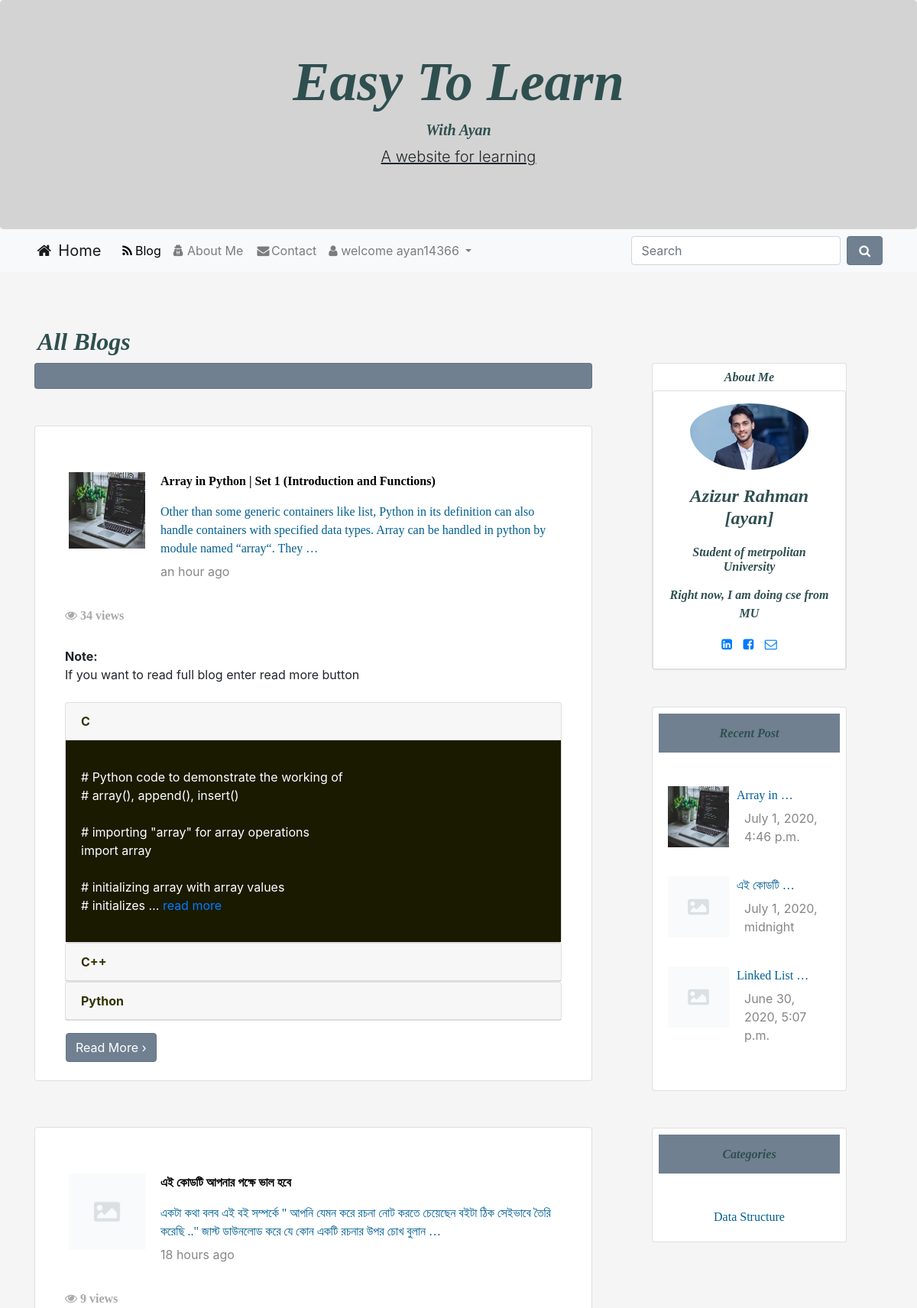
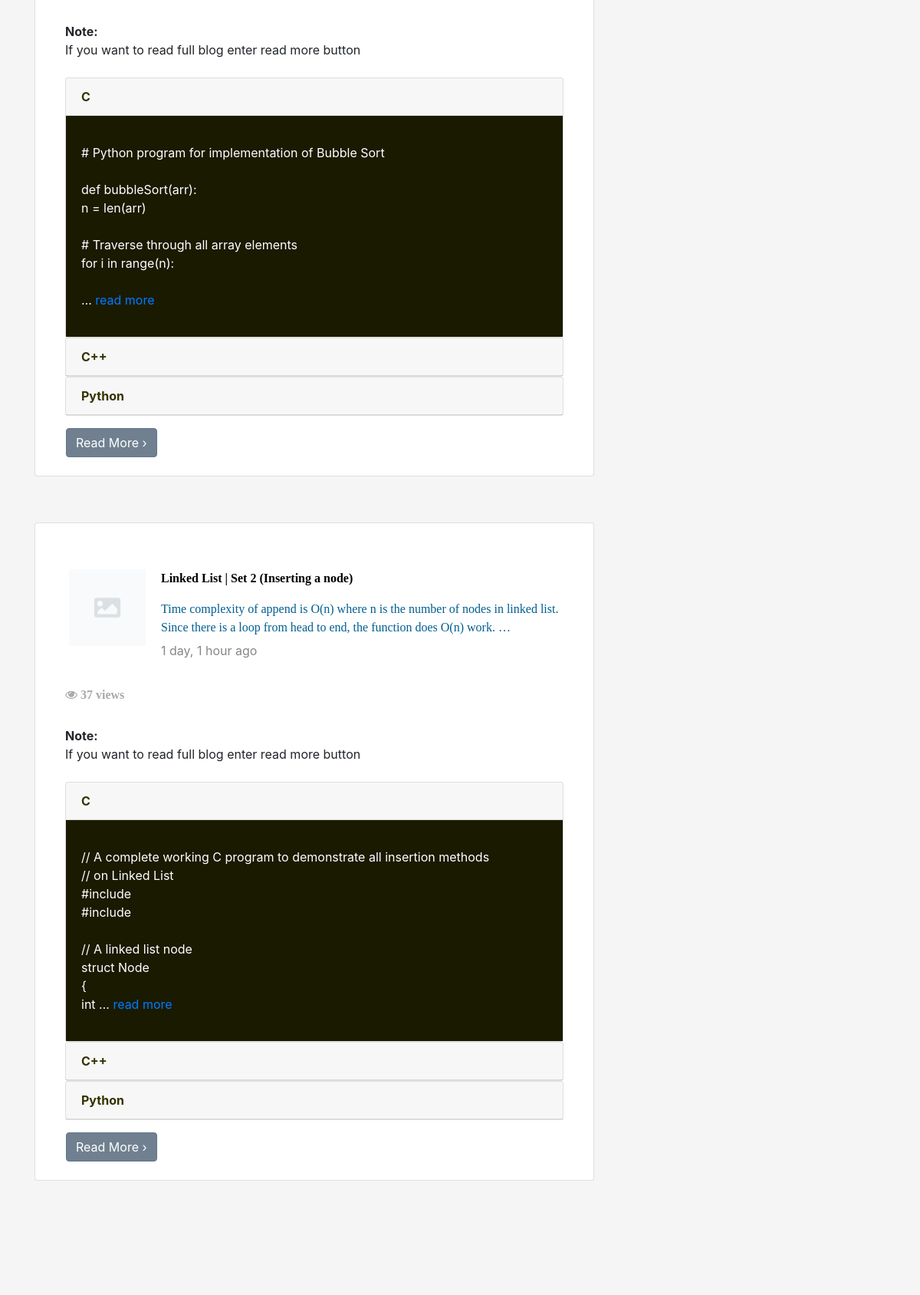
The app's page /blog/ (signed in, upper part) with its own data (2 pictures, top to bottom).
### user/models.py (models this page shows, shortened)
class Account(AbstractBaseUser):
	email 					= models.EmailField(verbose_name="email", max_length=60, unique=True)
	username 				= models.CharField(max_length=30, unique=True)
	date_joined				= models.DateTimeField(verbose_name='date joined', auto_now_add=True)
	last_login				= models.DateTimeField(verbose_name='last login', auto_now=True)
	is_admin				= models.BooleanField(default=False)
	is_active				= models.BooleanField(default=True)
	is_staff				= models.BooleanField(default=False)
	is_superuser			= models.BooleanField(default=False)
	USERNAME_FIELD = 'email'
	REQUIRED_FIELDS = ['username']
	objects = MyAccountManager()

### home/models.py (models this page shows, shortened)
class Post(models.Model):
    category = models.ForeignKey(Category, on_delete=models.CASCADE)
    postAuthor = models.CharField(max_length=200)
    postId = models.AutoField(primary_key=True, auto_created=True)
    postTitle = models.CharField(max_length=200)
    postTimeDate = models.DateTimeField(auto_now_add=True, auto_now=False, blank=True)
    postInC = models.TextField()
    postInCplus = models.TextField()
    postInPython = models.TextField()
    postDescriptions = models.TextField()
    postUrl = models.TextField(blank=True)
    postImage = models.ImageField(blank=True, null=True)
    views = models.IntegerField(default=0)
    cat_search=models.CharField(max_length=200, null=False)
    def get_photo_url(self):
        if self.postImage and hasattr(self.postImage, 'url'):
            return self.postImage.url
        else:
            return "/static/no.png"

class Category(models.Model):
    category = models.CharField(max_length=200, primary_key=True)

### home/views.py (the view)
# urls.py: path('blog/', views.blog, name='blog'),
def blog(request):
    Posts = Post.objects.all().order_by('-postTimeDate')
    paginator = Paginator(Posts, 4)
    page = request.GET.get('page')
    Recent = Post.objects.all().order_by('-postTimeDate')[0:3]
    Posts = paginator.get_page(page)
    cat = Category.objects.all()[0:3]
    context = {'Posts': Posts,
               'RecentPost': Recent,
               'Categories': cat,}
    return render(request, 'blog.html', context)

### templates/blog.html (shortened to what this page needs)
{% extends 'base.html' %}
{% load static %}
{% load humanize %}
{% block  blogActive %}active{% endblock blogActive %}
 {% block body %}
<div class="row ml-1 mb-1">
    <h2 class="mb-1"  id="heading">All Blogs</h2>
</div>
    <div class="row">
   <div class="col-sm-8">
   <div class="card p-3 mb-5" style="background-color:#708090;"></div>
    {% for post in Posts %}
     <div class="card pt-4 pl-4 pb-4 pr-4">
                    <div class="card-body">
                        <div class="mt-3">
                            <img style="float:left;" class="d-inline-block" src="{{ post.get_photo_url }}" height=100;
                                width=100; alt="abc">
                            <a href="{% url 'readMore' post.postId %}">
                                  <p  style="margin-left:120px; "margin-bottom:20px;" id="ph">
                                    {{ post.postTitle |truncatewords:10 }}
                                </p>
                                <p  style="margin-left:120px;" class="text-style">
                                    {{ post.postDescriptions |truncatewords:30 }}
                                </p>
                            </a>
                            <p style="margin-left:120px; margin-top:-10px;" class="description">{{ post.postTimeDate | naturaltime }}</p>
                        </div>
                    </div>
           <div class="container">
           <h6 id="views"><i class="fa fa-eye" aria-hidden="true"></i> {{ post.views }} views</h6><br>
   <p class="post d-inline "><strong>Note: </strong> <br>If you want to read full blog enter read more button<br></p><br>
  <div id="accordion">
    <div class="card">
      <div class="card-header">
        <a style="font-weight:bold; color:#333300" class="card-link" data-toggle="collapse" href="#ayan{{post.postId}}1">
          C
        </a>
      </div>
      <div id="ayan{{post.postId}}1" class="collapse show" data-parent="#accordion">
        <div class="card-body" style=" background-color:#1a1a00; color:white;">
        <p class="post">{{ post.postInC | safe | linebreaks  | truncatewords:30  }}<a href="{% url 'readMore' post.postId%}"> read more</a></p>
        </div>
      </div>
    </div>
    <div class="card">
      <div class="card-header">
        <a style="font-weight:bold; color:#333300" class="collapsed card-link" data-toggle="collapse" href="#ayan{{post.postId}}2">
        C++
      </a>
      </div>
    </div>
    <div class="card">
      <div class="card-header">
        <a style="font-weight:bold; color:#333300"  class="collapsed card-link" data-toggle="collapse" href="#ayan{{post.postId}}3">
          Python
        </a>
      </div>
    </div>
  </div>
</div>
                    <a class="ml-3 mt-3" href="{% url 'readMore' post.postId%}"> <span class="btn btn-success">Read More &rsaquo;</span></a>
        </div>
{% endfor %}
       </div>
        <div class="col-sm-3 ml-lg-5" >
      <div class="card text-center ">
                    <h6 id="heading" class="mt-2">About Me</h6>
<div class="card card-cascade">
  <div class="view view-cascade overlay">
    <img class="card-img-top rounded-circle pl-5 pr-5 pt-3" src="{% static 'aya.jpeg' %}" alt="Card image cap">
  </div>
  <div class="card-body card-body-cascade text-center">
    <h4 class="card-title" id="heading" ><strong>Azizur Rahman [ayan]</strong></h4>
    <h6 class="font-weight-bold indigo-text py-2" id="heading" >Student of metrpolitan University</h6>
    <p class="card-text" id="heading" >Right now, I am doing cse from MU
    </p>
    <a href="https://www.linkedin.com/in/azizur-rahman-720636165"  class="btn-floating btn-small btn-fb"><i class="fa fa-linkedin-square

"></i></a>
    <a href="https://www.facebook.com/imayanchy/" class="btn-floating btn-small btn-tw" style="padding:10px;"><i class="fa fa-facebook-square

"></i></a>
    <a href="mailto:aaziz9642@gmail.com"  class="btn-floating btn-small btn-dribbble"><i class="fa fa-envelope-o"></i></a>
  </div>
</div>
                </div>
<div class="card promoting-card mt-5">
<h6 class="bg-success m-2  p-3 text-center" id="heading">Recent Post</h6>
 <div class="card-body">
                        <div class="mt-3">
                             {% for post in RecentPost%}
                            <img style="float:left;" class="d-inline-block" src="{{ post.get_photo_url }}" height=80;
                                width=80; alt="abc">
                            <a href="{% url 'readMore' post.postId %}">
                                <p  style="margin-left:90px; "  class="text-style">
                                    {{ post.postTitle |truncatewords:2 }}
                                </p>
                            </a>
                            <p style="margin-left:100px; margin-top:-10px;" class="description">{{ post.postTimeDate }}</p>
                            <br>
                             {% endfor %}
                        </div>
                    </div>
</div>
<div class="card promoting-card mt-5">
<h6 class="bg-success m-2 p-3 text-center" id="heading">Categories</h6>
  <div class="card-body">
                        <div class="mt-3 text-center">
                             {% for cat in Categories%}
                       <a class="text-style" href="{% url 'categories' cat.cat_search}"> {{cat.category}} </a><br>
                        </div>
                    </div>
</div>
</div>
</div>
 {% endblock body %}

### templates/base.html (shortened to what this page needs)
{% load static %}
<!DOCTYPE html>
<html lang="en">
<head>
  <link rel="stylesheet" href="https://maxcdn.bootstrapcdn.com/bootstrap/4.5.0/css/bootstrap.min.css">
 <link rel="stylesheet" href="https://cdnjs.cloudflare.com/ajax/libs/font-awesome/4.7.0/css/font-awesome.min.css">
  <link rel="stylesheet" href="{% static 'css/style.css' %} ">
</head>
<body style="background-color:#F5F5F5">
<div class="jumbotron" style="margin-bottom:0; background-color:lightgrey;>
  <a href="{% url 'home' %}" style="text-decoration: none;"><h1 class="display-3 text-center" id="heading">Easy To Learn</h1></a>
 <h4 class="lead text-center" id="heading"> With Ayan</h4>
  <p class="lead text-center"><u>A website for learning </u></p>
</div>
<nav class="navbar navbar-expand-lg navbar-light bg-light">
 <div class="container">
 <a class="navbar-brand" href="{% url 'home' %}"><i class="fa fa-fw fa-home"></i> Home</a>
  <div class="collapse navbar-collapse" id="navbarSupportedContent">
    <ul class="navbar-nav mr-auto">
    <li class="nav-item ">
        <a class="nav-link" href="{% url 'blog' %}" id="{% block blogActive %}{% endblock blogActive %}"><i class="fa fa-fw fa-rss" aria-hidden="true"></i>Blog</a>
      </li>
     <li class="nav-item" >
       <a  class="nav-link" href="{% url 'aboutMe' %}"
       id="{% block aboutActive %}{% endblock aboutActive %}"><i class="fa fa-user-secret" aria-hidden="true"></i> About Me</a>
     </li>
      <li class="nav-item">
       <a class="nav-link" href="{% url 'contact' %}" id="{% block contactActive %}{% endblock contactActive %}"><i class="fa fa-fw fa-envelope"></i>Contact</a>
      </li>
      {% if user.is_authenticated %}
                        <li class="nav-item dropdown  ">
                        <a class="nav-link dropdown-toggle" href="#" id="navbarDropdown" role="button"
                            data-toggle="dropdown" aria-haspopup="true" aria-expanded="false">
                           <i class="fa fa-user" aria-hidden="true"></i> welcome {{request.user.username}}
                        </a>
                    </li>
                    {% else %}
      <li class="nav-item">
       <a class="nav-link" href="#"  data-toggle="modal" data-target="#myModal"><i class="fa fa-fw fa-user"></i> Login</a>
      </li>
      {% endif %}
    </ul>
    <form class="form-inline my-2 my-lg-0" method="get" action="{% url 'search' %}">
      <input class="form-control mr-sm-2" type="search" name="search" placeholder="Search" aria-label="Search">
      <button class="btn btn-success my-2 my-sm-0" type="submit"><i class="fa fa-fw fa-search"></i></button>
    </form>
  </div>
  </div>
</nav>
<br>
<div class="container mt-5 mb-5">
     {% block body %}
     {% endblock body %}
</div>
</body>
</html>

### static/css/style.css (style rules this page uses)
#heading { font-family:bitter,georgia,"times new roman",times,serif; font-weight:bold; color:#2F4F4F; font-style: italic }
.description { color:#868686; fon-weight:bold; margin-top:-2px; }
#active { color: black; }
.text-style { font-family:bitter,georgia,"times new roman",times,serif; color:#005E90; }
#views { font-family:bitter,georgia,"times new roman",times,serif; font-weight:bold; color:#A9A9A9; }
#ph { font-family:bitter,georgia,"times new roman",times,serif; font-weight:bold; color:black; }
.bg-success { background-color:#708090 !important; }
.btn-success { background-color:#708090 !important; border-color: #62768a !important; }

### records on screen
Account: user.username "ayan14366"
Post: get_photo_url (picture), postTitle "Array in Python | Set 1 (Introduction and Functions)", postDescriptions "Other than some generic containers like list, Python in its definition can also handle containers with specified data types. Array can be handled in python by module named “array“. They …", postTimeDate "an hour ago", views "34", postInC "# Python code to demonstrate the working of # array(), append(), insert() # importing \"array\" for array operations import array # initializing array with array values # initializes …", postTitle "Array in …", postTimeDate "July 1, 2020, 4:46 p.m."
Post: postTitle "এই কোডটি আপনার পক্ষে ভাল হবে", postDescriptions "একটা কথা বলব এই বই সম্পর্কে \" আপনি যেমন করে রচনা নোট করতে চেয়েছেন বইটা ঠিক সেইভাবে তৈরি করেছি ..\" জাস্ট ডাউনলোড করে যে কোন একটি রচনার উপর চোখ বুলান …", postTimeDate "18 hours ago", views "9", postInC "# Python program for implementation of Bubble Sort def bubbleSort(arr): n = len(arr) # Traverse through all array elements for i in range(n): …", postTitle "এই কোডটি …", postTimeDate "July 1, 2020, midnight"
Post: postTitle "Linked List | Set 2 (Inserting a node)", postDescriptions "Time complexity of append is O(n) where n is the number of nodes in linked list. Since there is a loop from head to end, the function does O(n) work. …", postTimeDate "1 day, 1 hour ago", views "37", postInC "// A complete working C program to demonstrate all insertion methods // on Linked List #include #include // A linked list node struct Node { int …", postTitle "Linked List …", postTimeDate "June 30, 2020, 5:07 p.m."
Category: category "Data Structure"
